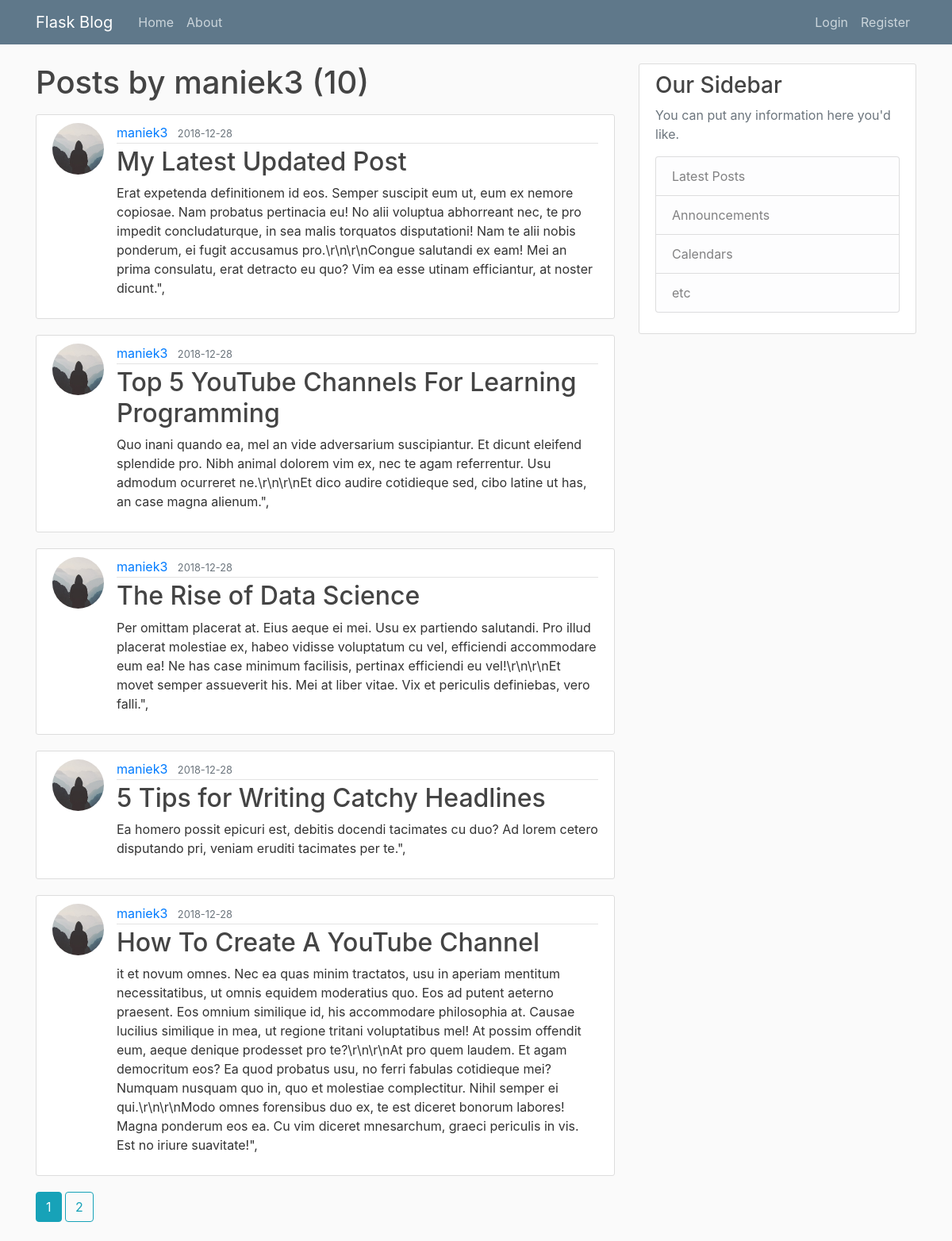
The app's page /user/maniek3 with its own data.
### blog/models.py (models this page shows, shortened)
class User(db.Model, UserMixin):
    id = db.Column(db.Integer, primary_key=True)
    username = db.Column(db.String(20), unique=True, nullable=False)
    email = db.Column(db.String(120), unique=True, nullable=False)
    image_file = db.Column(db.String(20), nullable=False, default='default.jpg')
    password = db.Column(db.String(60), nullable=False)
    posts = db.relationship('Post', backref='author', lazy=True)

class Post(db.Model):
    id = db.Column(db.Integer, primary_key=True)
    title = db.Column(db.String(100), nullable=False)
    date_posted = db.Column(db.DateTime, nullable=False, default=datetime.utcnow)
    content = db.Column(db.Text, nullable=False)
    user_id = db.Column(db.Integer, db.ForeignKey('user.id'), nullable=False)

### blog/routes.py (the view)
@app.route("/user/<string:username>")
def user_posts(username):
    page = request.args.get('page', 1, type=int)
    user = User.query.filter_by(username=username).first_or_404()
    posts = Post.query.filter_by(author=user)\
        .order_by(Post.date_posted.desc())\
        .paginate(page=page, per_page=5)
    return render_template('user_posts.html', posts=posts, user=user)

### blog/templates/user_posts.html
{% extends "layout.html" %}
{% block content %}
    <h1 class="mb-3">Posts by {{ user.username }} ({{ posts.total }})</h1>
    {% for post in posts.items %}
    <article class="media content-section">
        <img class="rounded-circle article-img" src="{{ url_for('static', filename='profile_pics/' + post.author.image_file) }}">
        <div class="media-body">
            <div class="article-metadata">
                <a class="mr-2" href="{{ url_for('user_posts', username=post.author.username) }}">{{ post.author.username }}</a>
                <small class="text-muted">{{ post.date_posted.strftime('%Y-%m-%d') }}</small>
            </div>
            <h2><a class="article-title" href="{{ url_for('post', post_id=post.id) }}">{{ post.title }}</a></h2>
            <p class="article-content">{{ post.content }}</p>
        </div>
    </article>
    {% endfor %}
    {% for page_num in posts.iter_pages(left_edge=1, right_edge=1, left_current=1, right_current=2) %}
        {% if page_num %}
            {% if page_num == posts.page %}
                <a class="btn btn-info mb-4" href="{{ url_for('user_posts', username=user.username, page=page_num) }}">{{ page_num }}</a>
            {% else %}
                <a class="btn btn-outline-info mb-4" href="{{ url_for('user_posts', username=user.username, page=page_num) }}">{{ page_num }}</a>
            {% endif %}
        {% else %}
        ...
        {% endif %}
    {% endfor %}
{% endblock content %}

### blog/static/main.css (style rules this page uses)
body { background: #fafafa; color: #333333; margin-top: 5rem; }
h1, h2, h3, h4, h5, h6 { color: #444444; }
.content-section { background: #ffffff; padding: 10px 20px; border: 1px solid #dddddd; border-radius: 3px; margin-bottom: 20px; }
.article-title { color: #444444; }
.article-content { white-space: pre-line; }
.article-img { height: 65px; width: 65px; margin-right: 16px; }
.article-metadata { padding-bottom: 1px; margin-bottom: 4px; border-bottom: 1px solid #e3e3e3 }

### records on screen
User: username "maniek3"
Post: image_file (placeholder picture), author.username "maniek3", date_posted "2018-12-28", title "My Latest Updated Post", content "Erat expetenda definitionem id eos. Semper suscipit eum ut, eum ex nemore copiosae. Nam probatus pertinacia eu! No alii voluptua abhorreant nec, te pro impedit concludaturque, in sea malis torquatos disputationi! Nam te alii nobis ponderum, ei fugit accusamus pro.\\r\\n\\r\\nCongue salutandi ex eam! Mei an prima consulatu, erat detracto eu quo? Vim ea esse utinam efficiantur, at noster dicunt.\","
Post: image_file (placeholder picture), author.username "maniek3", date_posted "2018-12-28", title "Top 5 YouTube Channels For Learning Programming", content "Quo inani quando ea, mel an vide adversarium suscipiantur. Et dicunt eleifend splendide pro. Nibh animal dolorem vim ex, nec te agam referrentur. Usu admodum ocurreret ne.\\r\\n\\r\\nEt dico audire cotidieque sed, cibo latine ut has, an case magna alienum.\","
Post: image_file (placeholder picture), author.username "maniek3", date_posted "2018-12-28", title "The Rise of Data Science", content "Per omittam placerat at. Eius aeque ei mei. Usu ex partiendo salutandi. Pro illud placerat molestiae ex, habeo vidisse voluptatum cu vel, efficiendi accommodare eum ea! Ne has case minimum facilisis, pertinax efficiendi eu vel!\\r\\n\\r\\nEt movet semper assueverit his. Mei at liber vitae. Vix et periculis definiebas, vero falli.\","
Post: image_file (placeholder picture), author.username "maniek3", date_posted "2018-12-28", title "5 Tips for Writing Catchy Headlines", content "Ea homero possit epicuri est, debitis docendi tacimates cu duo? Ad lorem cetero disputando pri, veniam eruditi tacimates per te.\","
Post: image_file (placeholder picture), author.username "maniek3", date_posted "2018-12-28", title "How To Create A YouTube Channel", content "it et novum omnes. Nec ea quas minim tractatos, usu in aperiam mentitum necessitatibus, ut omnis equidem moderatius quo. Eos ad putent aeterno praesent. Eos omnium similique id, his accommodare philosophia at. Causae lucilius similique in mea, ut regione tritani voluptatibus mel! At possim offendit eum, aeque denique prodesset pro te?\\r\\n\\r\\nAt pro quem laudem. Et agam democritum eos? Ea quod probatus usu, no ferri fabulas cotidieque mei? Numquam nusquam quo in, quo et molestiae complectitur. Nihil semper ei qui.\\r\\n\\r\\nModo omnes forensibus duo ex, te est diceret bonorum labores! Magna ponderum eos ea. Cu vim diceret mnesarchum, graeci periculis in vis. Est no iriure suavitate!\","

### other values on screen
{{ posts.total }} "10"
{{ page_num }} "1"
{{ page_num }} "2"
